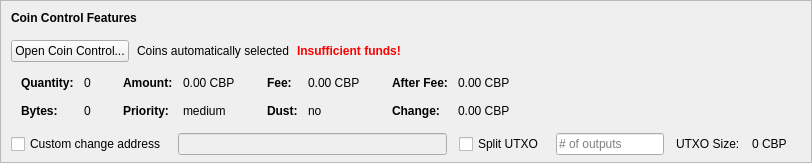
    <widget class="QFrame" name="frameCoinControl">
     <property name="sizePolicy">
      <sizepolicy hsizetype="Expanding" vsizetype="Expanding">
       <horstretch>0</horstretch>
       <verstretch>0</verstretch>
      </sizepolicy>
     </property>
     <property name="maximumSize">
      <size>
       <width>16777215</width>
       <height>16777215</height>
      </size>
     </property>
     <property name="frameShape">
      <enum>QFrame::StyledPanel</enum>
     </property>
     <property name="frameShadow">
      <enum>QFrame::Sunken</enum>
     </property>
     <layout class="QVBoxLayout" name="verticalLayoutCoinControl2">
      <property name="spacing">
       <number>0</number>
      </property>
      <property name="leftMargin">
       <number>0</number>
      </property>
      <property name="topMargin">
       <number>0</number>
      </property>
      <property name="rightMargin">
       <number>0</number>
      </property>
      <property name="bottomMargin">
       <number>6</number>
      </property>
      <item>
       <layout class="QVBoxLayout" name="verticalLayoutCoinControl" stretch="0,0,0,0,1">
        <property name="spacing">
         <number>0</number>
        </property>
        <property name="leftMargin">
         <number>10</number>
        </property>
        <property name="topMargin">
         <number>10</number>
        </property>
        <item>
         <layout class="QHBoxLayout" name="horizontalLayoutCoinControl1">
          <property name="bottomMargin">
           <number>15</number>
          </property>
          <item>
           <widget class="QLabel" name="labelCoinControlFeatures">
            <property name="sizePolicy">
             <sizepolicy hsizetype="Preferred" vsizetype="Maximum">
              <horstretch>0</horstretch>
              <verstretch>0</verstretch>
             </sizepolicy>
            </property>
            <property name="font">
             <font>
              <weight>75</weight>
              <bold>true</bold>
             </font>
            </property>
            <property name="styleSheet">
             <string notr="true">font-weight:bold;</string>
            </property>
            <property name="text">
             <string>Coin Control Features</string>
            </property>
           </widget>
          </item>
         </layout>
        </item>
        <item>
         <layout class="QHBoxLayout" name="horizontalLayoutCoinControl2" stretch="0,0,0,0">
          <property name="spacing">
           <number>8</number>
          </property>
          <property name="bottomMargin">
           <number>10</number>
          </property>
          <item>
           <widget class="QPushButton" name="pushButtonCoinControl">
            <property name="styleSheet">
             <string notr="true"/>
            </property>
            <property name="text">
             <string>Open Coin Control...</string>
            </property>
            <property name="autoDefault">
             <bool>false</bool>
            </property>
           </widget>
          </item>
          <item>
           <widget class="QLabel" name="labelCoinControlAutomaticallySelected">
            <property name="text">
             <string>Coins automatically selected</string>
            </property>
            <property name="margin">
             <number>5</number>
            </property>
           </widget>
          </item>
          <item>
           <widget class="QLabel" name="labelCoinControlInsuffFunds">
            <property name="font">
             <font>
              <weight>75</weight>
              <bold>true</bold>
             </font>
            </property>
            <property name="styleSheet">
             <string notr="true">color:red;font-weight:bold;</string>
            </property>
            <property name="text">
             <string>Insufficient funds!</string>
            </property>
            <property name="margin">
             <number>5</number>
            </property>
           </widget>
          </item>
          <item>
           <spacer name="horizontalSpacerCoinControl">
            <property name="orientation">
             <enum>Qt::Horizontal</enum>
            </property>
            <property name="sizeHint" stdset="0">
             <size>
              <width>40</width>
              <height>1</height>
             </size>
            </property>
           </spacer>
          </item>
         </layout>
        </item>
        <item>
         <widget class="QWidget" name="widgetCoinControl" native="true">
          <property name="sizePolicy">
           <sizepolicy hsizetype="Preferred" vsizetype="Preferred">
            <horstretch>0</horstretch>
            <verstretch>0</verstretch>
           </sizepolicy>
          </property>
          <property name="minimumSize">
           <size>
            <width>0</width>
            <height>0</height>
           </size>
          </property>
          <property name="styleSheet">
           <string notr="true"/>
          </property>
          <layout class="QHBoxLayout" name="horizontalLayoutCoinControl5">
           <property name="leftMargin">
            <number>0</number>
           </property>
           <property name="topMargin">
            <number>0</number>
           </property>
           <property name="rightMargin">
            <number>0</number>
           </property>
           <property name="bottomMargin">
            <number>0</number>
           </property>
           <item>
            <layout class="QHBoxLayout" name="horizontalLayoutCoinControl3" stretch="0,0,0,1">
             <property name="spacing">
              <number>20</number>
             </property>
             <property name="topMargin">
              <number>0</number>
             </property>
             <property name="bottomMargin">
              <number>10</number>
             </property>
             <item>
              <layout class="QFormLayout" name="formLayoutCoinControl1">
               <property name="horizontalSpacing">
                <number>10</number>
               </property>
               <property name="verticalSpacing">
                <number>14</number>
               </property>
               <property name="leftMargin">
                <number>10</number>
               </property>
               <property name="topMargin">
                <number>4</number>
               </property>
               <property name="rightMargin">
                <number>6</number>
               </property>
               <item row="0" column="0">
                <widget class="QLabel" name="labelCoinControlQuantityText">
                 <property name="font">
                  <font>
                   <weight>75</weight>
                   <bold>true</bold>
                  </font>
                 </property>
                 <property name="text">
                  <string>Quantity:</string>
                 </property>
                 <property name="margin">
                  <number>0</number>
                 </property>
                </widget>
               </item>
               <item row="0" column="1">
                <widget class="QLabel" name="labelCoinControlQuantity">
                 <property name="cursor">
                  <cursorShape>IBeamCursor</cursorShape>
                 </property>
                 <property name="contextMenuPolicy">
                  <enum>Qt::ActionsContextMenu</enum>
                 </property>
                 <property name="text">
                  <string notr="true">0</string>
                 </property>
                 <property name="margin">
                  <number>0</number>
                 </property>
                 <property name="textInteractionFlags">
                  <set>Qt::LinksAccessibleByMouse|Qt::TextSelectableByKeyboard|Qt::TextSelectableByMouse</set>
                 </property>
                </widget>
               </item>
               <item row="1" column="0">
                <widget class="QLabel" name="labelCoinControlBytesText">
                 <property name="font">
                  <font>
                   <weight>75</weight>
                   <bold>true</bold>
                  </font>
                 </property>
                 <property name="text">
                  <string>Bytes:</string>
                 </property>
                </widget>
               </item>
               <item row="1" column="1">
                <widget class="QLabel" name="labelCoinControlBytes">
                 <property name="cursor">
                  <cursorShape>IBeamCursor</cursorShape>
                 </property>
                 <property name="contextMenuPolicy">
                  <enum>Qt::ActionsContextMenu</enum>
                 </property>
                 <property name="text">
                  <string notr="true">0</string>
                 </property>
                 <property name="textInteractionFlags">
                  <set>Qt::LinksAccessibleByMouse|Qt::TextSelectableByKeyboard|Qt::TextSelectableByMouse</set>
                 </property>
                </widget>
               </item>
              </layout>
             </item>
             <item>
              <layout class="QFormLayout" name="formLayoutCoinControl2">
               <property name="horizontalSpacing">
                <number>10</number>
               </property>
               <property name="verticalSpacing">
                <number>14</number>
               </property>
               <property name="leftMargin">
                <number>6</number>
               </property>
               <property name="topMargin">
                <number>4</number>
               </property>
               <property name="rightMargin">
                <number>6</number>
               </property>
               <item row="0" column="0">
                <widget class="QLabel" name="labelCoinControlAmountText">
                 <property name="font">
                  <font>
                   <weight>75</weight>
                   <bold>true</bold>
                  </font>
                 </property>
                 <property name="text">
                  <string>Amount:</string>
                 </property>
                 <property name="margin">
                  <number>0</number>
                 </property>
                </widget>
               </item>
               <item row="0" column="1">
                <widget class="QLabel" name="labelCoinControlAmount">
                 <property name="cursor">
                  <cursorShape>IBeamCursor</cursorShape>
                 </property>
                 <property name="contextMenuPolicy">
                  <enum>Qt::ActionsContextMenu</enum>
                 </property>
                 <property name="text">
                  <string notr="true">0.00 CBP</string>
                 </property>
                 <property name="textInteractionFlags">
                  <set>Qt::LinksAccessibleByMouse|Qt::TextSelectableByKeyboard|Qt::TextSelectableByMouse</set>
                 </property>
                </widget>
               </item>
               <item row="1" column="0">
                <widget class="QLabel" name="labelCoinControlPriorityText">
                 <property name="font">
                  <font>
                   <weight>75</weight>
                   <bold>true</bold>
                  </font>
                 </property>
                 <property name="text">
                  <string>Priority:</string>
                 </property>
                </widget>
               </item>
               <item row="1" column="1">
                <widget class="QLabel" name="labelCoinControlPriority">
                 <property name="cursor">
                  <cursorShape>IBeamCursor</cursorShape>
                 </property>
                 <property name="contextMenuPolicy">
                  <enum>Qt::ActionsContextMenu</enum>
                 </property>
                 <property name="text">
                  <string>medium</string>
                 </property>
                 <property name="textInteractionFlags">
                  <set>Qt::LinksAccessibleByMouse|Qt::TextSelectableByKeyboard|Qt::TextSelectableByMouse</set>
                 </property>
                </widget>
               </item>
              </layout>
             </item>
             <item>
              <layout class="QFormLayout" name="formLayoutCoinControl3">
               <property name="horizontalSpacing">
                <number>10</number>
               </property>
               <property name="verticalSpacing">
                <number>14</number>
               </property>
               <property name="leftMargin">
                <number>6</number>
               </property>
               <property name="topMargin">
                <number>4</number>
               </property>
               <property name="rightMargin">
                <number>6</number>
               </property>
               <item row="0" column="0">
                <widget class="QLabel" name="labelCoinControlFeeText">
                 <property name="font">
                  <font>
                   <weight>75</weight>
                   <bold>true</bold>
                  </font>
                 </property>
                 <property name="text">
                  <string>Fee:</string>
                 </property>
                 <property name="margin">
                  <number>0</number>
                 </property>
                </widget>
               </item>
               <item row="0" column="1">
                <widget class="QLabel" name="labelCoinControlFee">
                 <property name="cursor">
                  <cursorShape>IBeamCursor</cursorShape>
                 </property>
                 <property name="contextMenuPolicy">
                  <enum>Qt::ActionsContextMenu</enum>
                 </property>
                 <property name="text">
                  <string notr="true">0.00 CBP</string>
                 </property>
                 <property name="textInteractionFlags">
                  <set>Qt::LinksAccessibleByMouse|Qt::TextSelectableByKeyboard|Qt::TextSelectableByMouse</set>
                 </property>
                </widget>
               </item>
               <item row="1" column="0">
                <widget class="QLabel" name="labelCoinControlLowOutputText">
                 <property name="font">
                  <font>
                   <weight>75</weight>
                   <bold>true</bold>
                  </font>
                 </property>
                 <property name="text">
                  <string>Dust:</string>
                 </property>
                </widget>
               </item>
               <item row="1" column="1">
                <widget class="QLabel" name="labelCoinControlLowOutput">
                 <property name="cursor">
                  <cursorShape>IBeamCursor</cursorShape>
                 </property>
                 <property name="contextMenuPolicy">
                  <enum>Qt::ActionsContextMenu</enum>
                 </property>
                 <property name="text">
                  <string>no</string>
                 </property>
                 <property name="textInteractionFlags">
                  <set>Qt::LinksAccessibleByMouse|Qt::TextSelectableByKeyboard|Qt::TextSelectableByMouse</set>
                 </property>
                </widget>
               </item>
              </layout>
             </item>
             <item>
              <layout class="QFormLayout" name="formLayoutCoinControl4">
               <property name="horizontalSpacing">
                <number>10</number>
               </property>
               <property name="verticalSpacing">
                <number>14</number>
               </property>
               <property name="leftMargin">
                <number>6</number>
               </property>
               <property name="topMargin">
                <number>4</number>
               </property>
               <property name="rightMargin">
                <number>6</number>
               </property>
               <item row="0" column="0">
                <widget class="QLabel" name="labelCoinControlAfterFeeText">
                 <property name="font">
                  <font>
                   <weight>75</weight>
                   <bold>true</bold>
                  </font>
                 </property>
                 <property name="text">
                  <string>After Fee:</string>
                 </property>
                 <property name="margin">
                  <number>0</number>
                 </property>
                </widget>
               </item>
               <item row="0" column="1">
                <widget class="QLabel" name="labelCoinControlAfterFee">
                 <property name="cursor">
                  <cursorShape>IBeamCursor</cursorShape>
                 </property>
                 <property name="contextMenuPolicy">
                  <enum>Qt::ActionsContextMenu</enum>
                 </property>
                 <property name="text">
                  <string notr="true">0.00 CBP</string>
                 </property>
                 <property name="textInteractionFlags">
                  <set>Qt::LinksAccessibleByMouse|Qt::TextSelectableByKeyboard|Qt::TextSelectableByMouse</set>
                 </property>
                </widget>
               </item>
               <item row="1" column="0">
                <widget class="QLabel" name="labelCoinControlChangeText">
                 <property name="font">
                  <font>
                   <weight>75</weight>
                   <bold>true</bold>
                  </font>
                 </property>
                 <property name="text">
                  <string>Change:</string>
                 </property>
                </widget>
               </item>
               <item row="1" column="1">
                <widget class="QLabel" name="labelCoinControlChange">
                 <property name="cursor">
                  <cursorShape>IBeamCursor</cursorShape>
                 </property>
                 <property name="contextMenuPolicy">
                  <enum>Qt::ActionsContextMenu</enum>
                 </property>
                 <property name="text">
                  <string notr="true">0.00 CBP</string>
                 </property>
                 <property name="textInteractionFlags">
                  <set>Qt::LinksAccessibleByMouse|Qt::TextSelectableByKeyboard|Qt::TextSelectableByMouse</set>
                 </property>
                </widget>
               </item>
              </layout>
             </item>
            </layout>
           </item>
          </layout>
         </widget>
        </item>
        <item>
         <layout class="QHBoxLayout" name="horizontalLayoutCoinControl4" stretch="0,0,0,0,0,0,0">
          <property name="spacing">
           <number>12</number>
          </property>
          <property name="sizeConstraint">
           <enum>QLayout::SetDefaultConstraint</enum>
          </property>
          <property name="topMargin">
           <number>5</number>
          </property>
          <property name="rightMargin">
           <number>5</number>
          </property>
          <item>
           <widget class="QCheckBox" name="checkBoxCoinControlChange">
            <property name="toolTip">
             <string>If this is activated, but the change address is empty or invalid, change will be sent to a newly generated address.</string>
            </property>
            <property name="text">
             <string>Custom change address</string>
            </property>
           </widget>
          </item>
          <item>
           <widget class="QValidatedLineEdit" name="lineEditCoinControlChange">
            <property name="enabled">
             <bool>false</bool>
            </property>
            <property name="sizePolicy">
             <sizepolicy hsizetype="Expanding" vsizetype="Fixed">
              <horstretch>0</horstretch>
              <verstretch>0</verstretch>
             </sizepolicy>
            </property>
           </widget>
          </item>
          <item>
           <widget class="QCheckBox" name="splitBlockCheckBox">
            <property name="text">
             <string>Split UTXO</string>
            </property>
           </widget>
          </item>
          <item>
           <widget class="QLineEdit" name="splitBlockLineEdit">
            <property name="sizePolicy">
             <sizepolicy hsizetype="Fixed" vsizetype="Fixed">
              <horstretch>50</horstretch>
              <verstretch>0</verstretch>
             </sizepolicy>
            </property>
            <property name="placeholderText">
             <string># of outputs</string>
            </property>
           </widget>
          </item>
          <item>
           <widget class="QLabel" name="labelBlockSizeText">
            <property name="text">
             <string>UTXO Size:</string>
            </property>
           </widget>
          </item>
          <item>
           <widget class="QLabel" name="labelBlockSize">
            <property name="text">
             <string>0 CBP</string>
            </property>
           </widget>
          </item>
          <item>
           <widget class="QLabel" name="labelCoinControlChangeLabel">
            <property name="sizePolicy">
             <sizepolicy hsizetype="Preferred" vsizetype="Expanding">
              <horstretch>0</horstretch>
              <verstretch>0</verstretch>
             </sizepolicy>
            </property>
            <property name="minimumSize">
             <size>
              <width>0</width>
              <height>0</height>
             </size>
            </property>
            <property name="text">
             <string/>
            </property>
            <property name="margin">
             <number>3</number>
            </property>
           </widget>
          </item>
         </layout>
        </item>
        <item>
         <spacer name="verticalSpacerCoinControl">
          <property name="orientation">
           <enum>Qt::Vertical</enum>
          </property>
          <property name="sizeHint" stdset="0">
           <size>
            <width>800</width>
            <height>1</height>
           </size>
          </property>
         </spacer>
        </item>
       </layout>
      </item>
     </layout>
    </widget>
